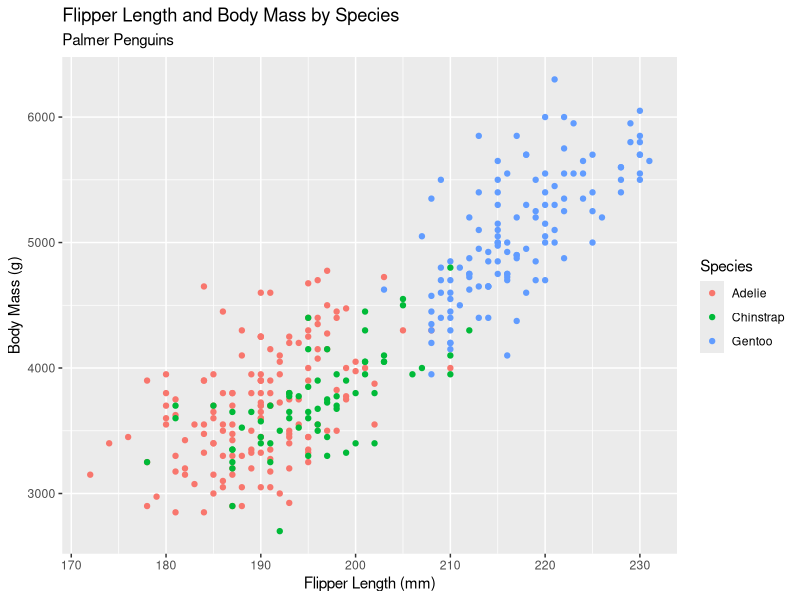

Reproduce this figure in R.
## ---- chunk 1
knitr::opts_chunk$set(echo = FALSE)
library(tidyverse)
library(palmerpenguins)
penguins <- penguins
## ---- chunk 2
ggplot(data = penguins, aes(x= flipper_length_mm, y = body_mass_g)) +
  geom_point(aes(color = species)) + 
  labs(title = "Flipper Length and Body Mass by Species",
       subtitle = "Palmer Penguins",
       x = "Flipper Length (mm)",
       y = "Body Mass (g)",
       color = "Species") +
  theme_gray()
